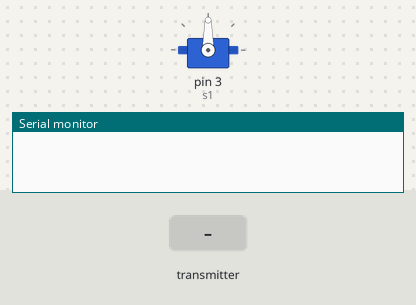
Simulated run of this sketch. Board: Arduino Uno, built with avr-gcc and run on an emulated ATmega328P. On the bench: servo, the last lines printed to the serial monitor. The inputs (shaded band) are chosen by the test bench. No radio packets arrive unless stated.

Above: at 1.2 s.
1.3 s: the transmitter starts sending servo1 = 45
At 2.4 s:
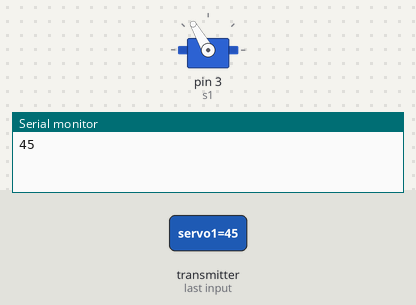
4.3 s: the transmitter starts sending servo1 = 0
At 5.4 s:
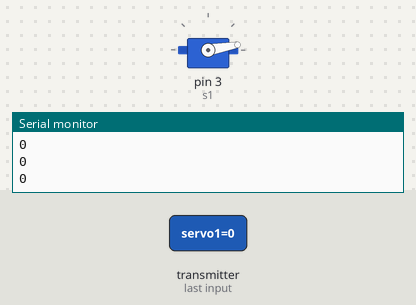
7.3 s: the transmitter starts sending servo1 = 90
At 7.61 s:
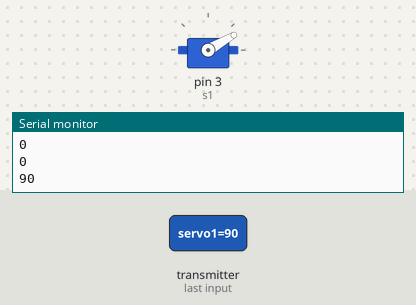
Timing chart, 0 to 16.3 s (numbered marks = the images above; inputs shaded):
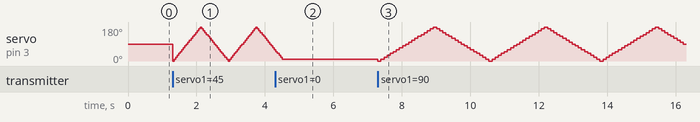

Measured:
- after the input at 4.3 s, servo on pin 3 (s1): goes on until 4.5 s, then stays 10°

The sketch:

fish_motor_speed.ino
```cpp
#include<RF24.h>
#include<Servo.h>
#include<SPI.h>
#include<nRF24L01.h>
const byte address[6]="00010";
Servo s1;
RF24 radio(7,8);
void setup() {
  // put your setup code here, to run once:
radio.begin();
Serial.begin(9600);

radio.openReadingPipe(0, address);
radio.setPALevel(RF24_PA_MIN);
radio.startListening();
s1.attach(3);
}

void loop() {
  // put your main code here, to run repeatedly:
if(radio.available())
{
  int servo1="";

radio.read(&servo1,sizeof(servo1));

  Serial.println(servo1);
  for(int i=0;i<180;i=i+10){
    s1.write(i);
    delay(servo1);
  }
  for(int i=180;i>0;i=i-10){
    s1.write(i);
    delay(servo1);
  }
}
}
```
